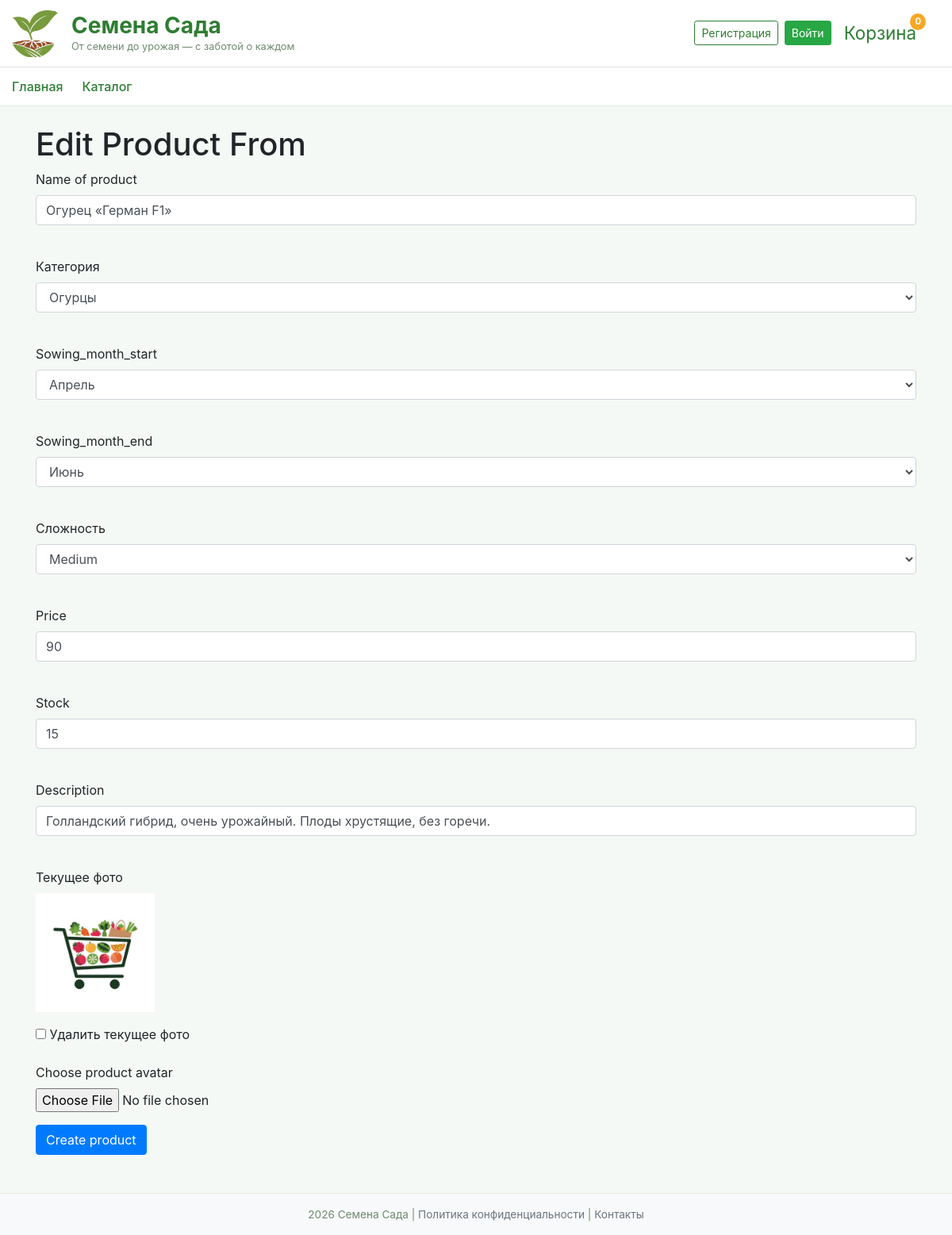
/admin/product/edit/6, run on the app's committed database.
### data/products.py (models this page shows)
class Product(SqlAlchemyBase, SerializerMixin):
    __tablename__ = 'products'
    serialize_only = ('id', 'name', 'category_id', 'category.name', 'price', 'stock',
                      'image_path', 'description', 'sowing_month_start', 'sowing_month_end',
                      'difficulty', 'modified_date', 'order_items')
    id = sqlalchemy.Column(sqlalchemy.Integer, primary_key=True, autoincrement=True)
    name = sqlalchemy.Column(sqlalchemy.String)
    category_id = sqlalchemy.Column(sqlalchemy.Integer, sqlalchemy.ForeignKey('categories.id'))
    price = sqlalchemy.Column(sqlalchemy.Integer)
    stock = sqlalchemy.Column(sqlalchemy.Integer)
    image_path = sqlalchemy.Column(sqlalchemy.String)
    description = sqlalchemy.Column(sqlalchemy.String)
    sowing_month_start = sqlalchemy.Column(sqlalchemy.Integer)
    sowing_month_end = sqlalchemy.Column(sqlalchemy.Integer)
    difficulty = sqlalchemy.Column(sqlalchemy.String)
    modified_date = sqlalchemy.Column(sqlalchemy.DateTime, default=datetime.datetime.now)
    order_items = orm.relationship("OrderItem", back_populates='product')
    category = orm.relationship("Category")

### main.py (the view, shortened to what this page needs)
@app.route('/admin/product/edit/<int:product_id>', methods=['GET', 'POST'])
def edit_product(product_id):
    form = AddProductForm()
    with create_session() as db_sess:
        categories = db_sess.query(Category).all()
        form.category_id.choices = [(c.id, c.name) for c in categories]
        product = db_sess.get(Product, product_id)
        if not product:
            return redirect('/catalog')
        if request.method == 'GET':
            form.name.data = product.name
            form.price.data = product.price
            form.stock.data = product.stock
            form.description.data = product.description
            form.category_id.data = product.category_id
            form.difficulty.data = product.difficulty
            form.sowing_month_start.data = product.sowing_month_start
            form.sowing_month_end.data = product.sowing_month_end
    return render_template('product.html', title='Редактирование товара',
                           form=form, product=product)

### data/db_session.py (called while the page is built)
def create_session() -> Session:
    global __factory
    return __factory()

### main.py (called while the page is built)
@app.context_processor
def cart_count():
    cart = session.get('cart', {})
    count = sum(cart.values())
    return dict(cart_count=count)

### templates/product.html (shortened to what this page needs)
{% extends "base.html" %}
{% block content %}
{% if product %}
<h1>Edit Product From</h1>
{% else %}
<h1>Add Product From</h1>
{% endif %}
<form action="" method="post" enctype="multipart/form-data">
    <p>
        {{ form.name.label }}<br>
        {{ form.name(class="form-control", type="text") }}<br>
    </p>
    <p>
        {{ form.category_id.label }}<br>
        {{ form.category_id(class="form-control", type="text") }}<br>
    </p>
    <p>
        {{ form.sowing_month_start.label }}<br>
        {{ form.sowing_month_start(class="form-control", type="text") }}<br>
    </p>
    <p>
        {{ form.sowing_month_end.label }}<br>
        {{ form.sowing_month_end(class="form-control", type="text") }}<br>
    </p>
    <p>
        {{ form.difficulty.label }}<br>
        {{ form.difficulty(class="form-control", type="text") }}<br>
    </p>
    <p>
        {{ form.price.label }}<br>
        {{ form.price(class="form-control", min="20", type="number") }}<br>
    </p>
    <p>
        {{ form.stock.label }}<br>
        {{ form.stock(class="form-control", min="1", type="number") }}<br>
    </p>
    <p>
        {{ form.description.label }}<br>
        {{ form.description(class="form-control", rows="5") }}<br>
    </p>
    {% if product %}
    <div class="form-group">
        <label>Текущее фото</label><br>
        <img src="/{{ product.image_path }}" alt="{{ product.name }}" style="height: 150px; object-fit: cover;">
    </div>
    <div class="form-group">
        <input type="checkbox" name="delete_photo" id="delete_photo">
        <label for="delete_photo">Удалить текущее фото</label>
    </div>
    {% endif %}
    <p>
        <label for="photo">Choose product avatar</label>
        <input type="file" class="form-control-file" id="photo" name="file">
    </p>
    <p>{{ form.submit(type="submit", class="btn btn-primary") }}</p>
</form>
{% endblock %}

### static/css/style.css (style rules this page uses)
body { background-color: #f5f9f5; }

### data on the page
Product: name "Огурец «Герман F1»", category_id "Огурцы", sowing_month_start "Апрель", sowing_month_end "Июнь", difficulty "Medium", price "90", stock "15", description "Голландский гибрид, очень урожайный. Плоды хрустящие, без горечи.", image_path (placeholder picture)

### other printed values
{{ cart_count|default(0) }} "0"
